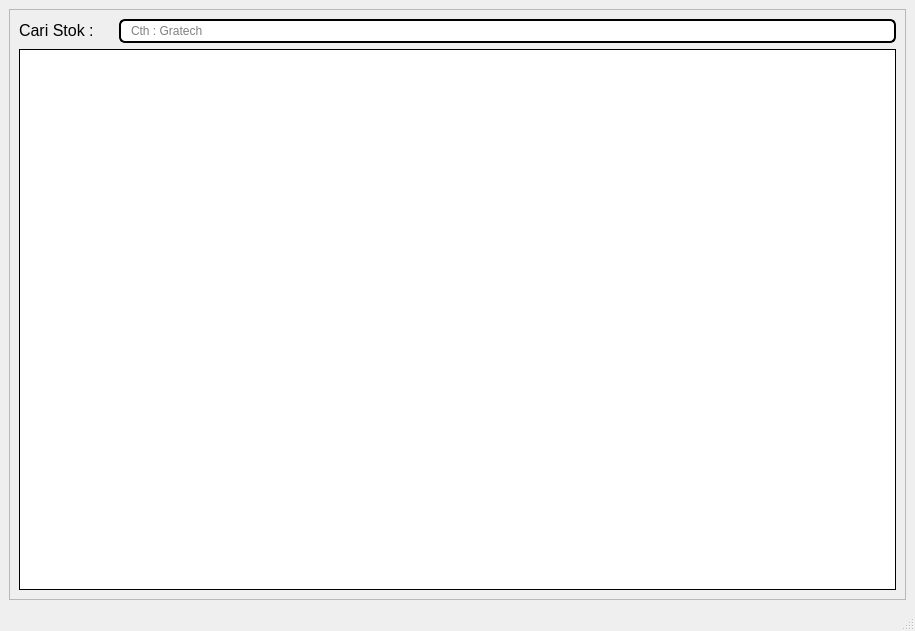
<?xml version="1.0" encoding="UTF-8"?>
<ui version="4.0">
 <class>MainWindow</class>
 <widget class="QMainWindow" name="MainWindow">
  <property name="geometry">
   <rect>
    <x>0</x>
    <y>0</y>
    <width>915</width>
    <height>631</height>
   </rect>
  </property>
  <property name="windowTitle">
   <string>Katalog - PT. Karya Graha Laboratory</string>
  </property>
  <property name="windowIcon">
   <iconset resource="../data/ui/logo.qrc">
    <normaloff>:/newPrefix/logo.png</normaloff>:/newPrefix/logo.png</iconset>
  </property>
  <property name="styleSheet">
   <string notr="true"/>
  </property>
  <widget class="QWidget" name="centralwidget">
   <layout class="QVBoxLayout" name="verticalLayout">
    <item>
     <widget class="QFrame" name="frame">
      <property name="styleSheet">
       <string notr="true"/>
      </property>
      <property name="frameShape">
       <enum>QFrame::StyledPanel</enum>
      </property>
      <property name="frameShadow">
       <enum>QFrame::Raised</enum>
      </property>
      <layout class="QVBoxLayout" name="verticalLayout_2">
       <item>
        <layout class="QHBoxLayout" name="horizontalLayout">
         <property name="spacing">
          <number>0</number>
         </property>
         <item>
          <widget class="QLabel" name="label">
           <property name="styleSheet">
            <string notr="true">color:black;</string>
           </property>
           <property name="text">
            <string>&lt;html&gt;&lt;head/&gt;&lt;body&gt;&lt;p&gt;&lt;span style=&quot; font-size:12pt;&quot;&gt;Cari Stok : &lt;/span&gt;&lt;/p&gt;&lt;/body&gt;&lt;/html&gt;</string>
           </property>
          </widget>
         </item>
         <item>
          <spacer name="horizontalSpacer">
           <property name="orientation">
            <enum>Qt::Horizontal</enum>
           </property>
           <property name="sizeType">
            <enum>QSizePolicy::Minimum</enum>
           </property>
           <property name="sizeHint" stdset="0">
            <size>
             <width>20</width>
             <height>20</height>
            </size>
           </property>
          </spacer>
         </item>
         <item>
          <widget class="QLineEdit" name="searchField">
           <property name="styleSheet">
            <string notr="true">border: 2px solid black;
border-radius: 6px;
padding: 0 8px;
min-height: 20px ;
max-height:20px;
selection-background-color: gray;
color:black
</string>
           </property>
           <property name="text">
            <string/>
           </property>
           <property name="placeholderText">
            <string>Cth : Gratech</string>
           </property>
          </widget>
         </item>
        </layout>
       </item>
       <item>
        <widget class="CustomTreeView" name="stokTable">
         <property name="enabled">
          <bool>true</bool>
         </property>
         <property name="font">
          <font>
           <family>Sans Serif Collection</family>
           <pointsize>9</pointsize>
          </font>
         </property>
         <property name="styleSheet">
          <string notr="true">QTreeView{

border: 1px ;
border-style: solid ;
border-color:black;


}



QHeaderView::section {
    background-color: qlineargradient(x1:0, y1:0, x2:0, y2:1,
                                      stop:0 #616161, stop: 0.5 #000000,
                                      stop: 0.6 #000000, stop:1 #656565);
    color: white;
    padding-right: 4px;
    border: 1px solid #B5B5B5;

}


QTreeView::branch:has-siblings:!adjoins-item {
    border-image: url(:/newPrefix/stylesheet-vline.png) 0;
}

QTreeView::branch:has-siblings:adjoins-item {
    border-image: url(:/newPrefix/stylesheet-branch-more.png) 0;
}

QTreeView::branch:!has-children:!has-siblings:adjoins-item {
    border-image: url(:/newPrefix/stylesheet-branch-end.png) 0;
}
QTreeView::branch:has-children:!has-siblings:closed,
QTreeView::branch:closed:has-children:has-siblings {
        border-image: none;
		image: url(:/newPrefix/branch-closed.png);
}

QTreeView::branch:open:has-children:!has-siblings,
QTreeView::branch:open:has-children:has-siblings  {
        border-image: none;
		image: url(:/newPrefix/branch-opened.png);
}

</string>
         </property>
         <property name="sizeAdjustPolicy">
          <enum>QAbstractScrollArea::AdjustToContents</enum>
         </property>
         <property name="editTriggers">
          <set>QAbstractItemView::NoEditTriggers</set>
         </property>
         <property name="dragDropOverwriteMode">
          <bool>false</bool>
         </property>
         <property name="selectionMode">
          <enum>QAbstractItemView::SingleSelection</enum>
         </property>
         <property name="selectionBehavior">
          <enum>QAbstractItemView::SelectRows</enum>
         </property>
         <property name="verticalScrollMode">
          <enum>QAbstractItemView::ScrollPerItem</enum>
         </property>
        </widget>
       </item>
      </layout>
     </widget>
    </item>
   </layout>
  </widget>
  <widget class="QMenuBar" name="menubar">
   <property name="geometry">
    <rect>
     <x>0</x>
     <y>0</y>
     <width>915</width>
     <height>21</height>
    </rect>
   </property>
  </widget>
  <widget class="QStatusBar" name="statusbar"/>
 </widget>
 <customwidgets>
  <customwidget>
   <class>CustomTreeView</class>
   <extends>QTreeView</extends>
   <header>MyWidgets</header>
  </customwidget>
 </customwidgets>
 <resources>
  <include location="../data/font/opensans.qrc"/>
  <include location="../data/ui/logo.qrc"/>
 </resources>
 <connections/>
</ui>
